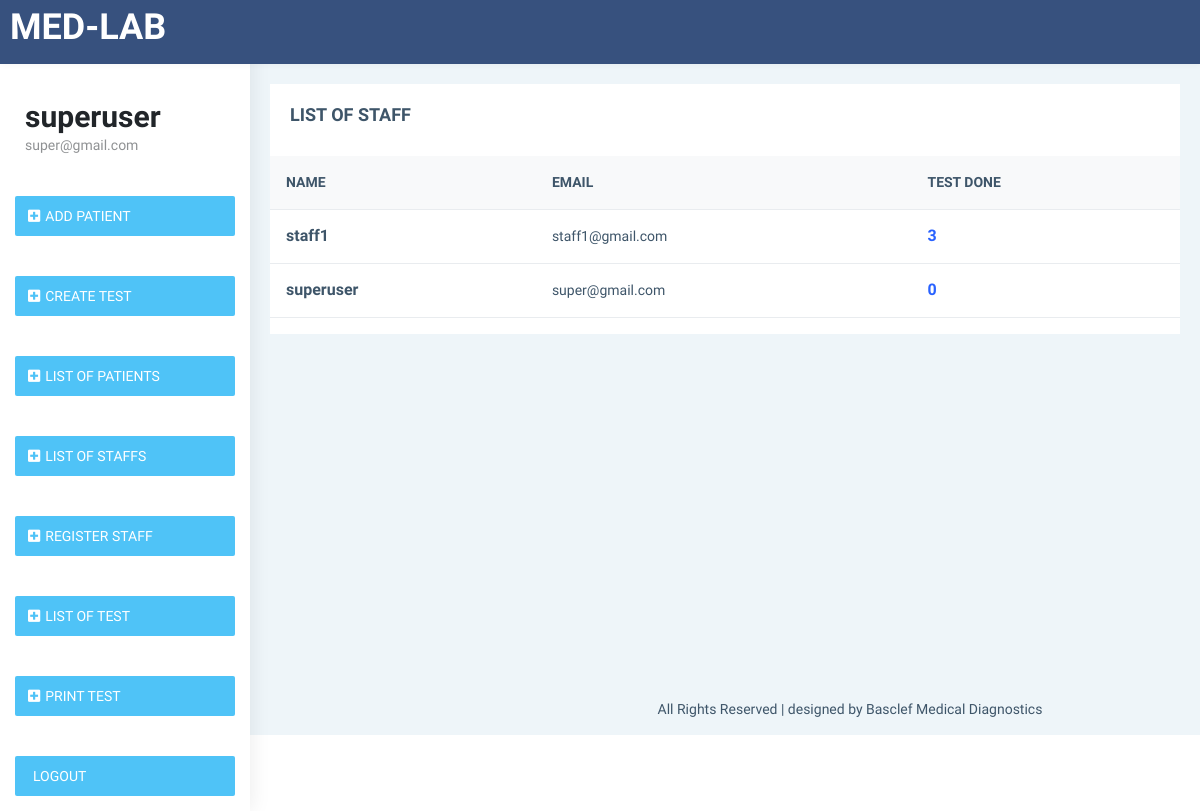
The app's page /staff/ (signed in), older data.
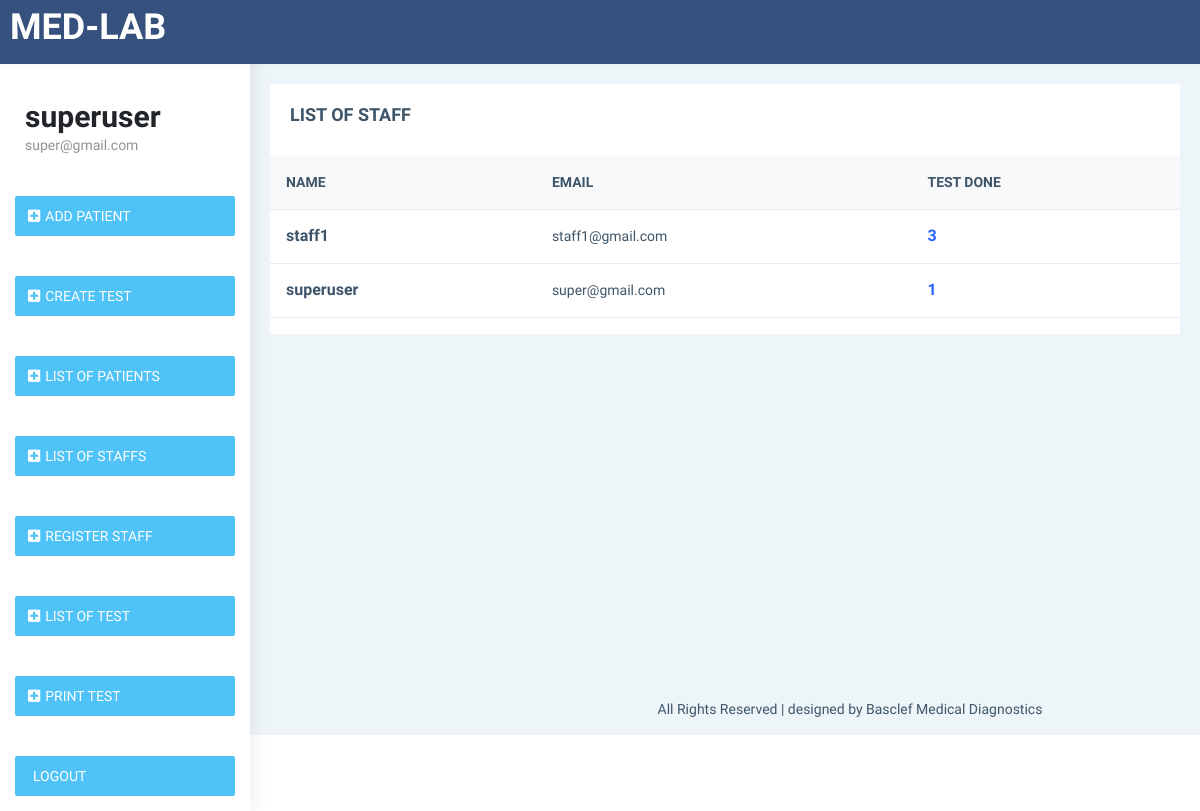
The same page, newer data.
### labtest/models.py (models this page shows, shortened)
class UserProfile(AbstractBaseUser, PermissionsMixin):
    email = models.EmailField(max_length=255, unique=True)
    name = models.CharField(max_length=255)
    is_active = models.BooleanField(default=True)
    is_staff = models.BooleanField(default=False)
    objects = UserProfileManager()
    USERNAME_FIELD = 'email'
    REQUIRED_FIELDS = ['name']

### labtest/views.py (the view)
# urls.py: path('staff/', StaffListView.as_view(), name='staff-list'),
class StaffListView(LoginRequiredMixin, ListView):
    model = UserProfile
    template_name = 'labtest/stafflist.html'
    context_object_name = 'staff_list'
    def get_queryset(self):
        queryset = UserProfile.objects.annotate(test_count=models.Count('test'))
        return queryset
    def get_context_data(self, **kwargs):
        context = super().get_context_data(**kwargs)
        return context

### labtest/templates/labtest/stafflist.html
{% extends 'labtest/base.html' %}
{% load static %}
{% block content %}
<aside class="left-sidebar" data-sidebarbg="skin6">
    {% include 'labtest/nav.html' %}
</aside>
<div class="page-wrapper">
    <div class="container-fluid">
        <div class="row">
            <div class="col-12">
                <div class="card">
                    <div class="card-body">
                        <div class="d-md-flex">
                            <div>
                                <h4 class="card-title">LIST OF STAFF</h4>
                            </div>
                        </div>
                    </div>
                    <div class="table-responsive">
                        <table class="table v-middle">
                            <thead>
                                <tr class="bg-light">
                                    <th class="border-top-0">NAME</th>
                                    <th class="border-top-0">EMAIL</th>
                                    <th class="border-top-0">TEST DONE</th>
                                </tr>
                            </thead>
                            <tbody>
                                {% for staff in staff_list %}
                                <tr>
                                    <td>
                                        <div class="d-flex align-items-center">
                                            <div class="">
                                                <h4 class="m-b-0 font-16">{{staff.name}}</h4>
                                            </div>
                                        </div>
                                    </td>
                                    <td>{{staff.email}}</td>
                                    <td>
                                                <a href="{% url 'staff-tests' staff.id %}">
                                                    <h5 class="m-b-0">{{ staff.test_count }}</h5>
                                                </a>
                                            </td>
                                </tr>
                                {% endfor %}
                            </tbody>
                        </table>
                    </div>
                </div>
            </div>
        </div>
    </div>
    {% endblock %}

### labtest/templates/labtest/nav.html (shortened to what this page needs)
<div class="scroll-sidebar">
    <nav class="sidebar-nav">
        <ul id="sidebarnav">
            <li>
                <div class="user-profile d-flex no-block dropdown m-t-20">
                    <div class="user-content hide-menu m-l-10">
                        <a href="#" class="" id="Userdd" role="button" data-bs-toggle="dropdown" aria-haspopup="true"
                            aria-expanded="false">
                            <h2 class="m-b-0 user-name font-medium">{{user.name}}</h2>
                            <span class="op-5 user-email">{{user.email}}</span>
                        </a>
                    </div>
                </div>
            </li>
            <li class="p-15 m-t-10"><a href="{% url 'create-customer' %}"
                    class="btn d-block w-100 create-btn text-white no-block d-flex align-items-center"><i
                        class="fa fa-plus-square"></i> <span class="hide-menu m-l-5">ADD PATIENT</span>
                </a>
            </li>
            <li class="p-15 m-t-10"><a href="{% url 'create-test' %}"
                    class="btn d-block w-100 create-btn text-white no-block d-flex align-items-center"><i
                        class="fa fa-plus-square"></i> <span class="hide-menu m-l-5">CREATE TEST</span>
                </a>
            </li>
            {% if user.is_superuser %}
            <li class="p-15 m-t-10"><a href="{% url 'customer-list' %}"
                    class="btn d-block w-100 create-btn text-white no-block d-flex align-items-center"><i
                        class="fa fa-plus-square"></i> <span class="hide-menu m-l-5">LIST OF PATIENTS</span>
                </a>
            </li>
            <li class="p-15 m-t-10"><a href="{% url 'staff-list' %}"
                    class="btn d-block w-100 create-btn text-white no-block d-flex align-items-center"><i
                        class="fa fa-plus-square"></i> <span class="hide-menu m-l-5">LIST OF STAFFS</span>
                </a>
            </li>
            <li class="p-15 m-t-10"><a href="{% url 'register' %}"
                    class="btn d-block w-100 create-btn text-white no-block d-flex align-items-center"><i
                        class="fa fa-plus-square"></i> <span class="hide-menu m-l-5">REGISTER STAFF</span>
                </a>
            </li>
            <li class="p-15 m-t-10"><a href="{% url 'test-list' %}"
                    class="btn d-block w-100 create-btn text-white no-block d-flex align-items-center"><i
                        class="fa fa-plus-square"></i> <span class="hide-menu m-l-5">LIST OF TEST</span>
                </a>
            </li>
            {% endif %}
            <li class="p-15 m-t-10"><a href="{% url 'staff-test-list' %}"
                    class="btn d-block w-100 create-btn text-white no-block d-flex align-items-center"><i
                        class="fa fa-plus-square"></i> <span class="hide-menu m-l-5">PRINT TEST</span>
                </a>
            </li>
            <li class="p-15 m-t-10"><a href="{% url 'logout' %}"
                    class="btn d-block w-100 create-btn text-white no-block d-flex align-items-center">
                    <span class="hide-menu m-l-5">LOGOUT</span>
                </a>
            </li>
        </ul>
    </nav>
</div>

Row changes from the older to the newer data that the page shows:
changed UserProfile "superuser": test_count "0" → "1"
